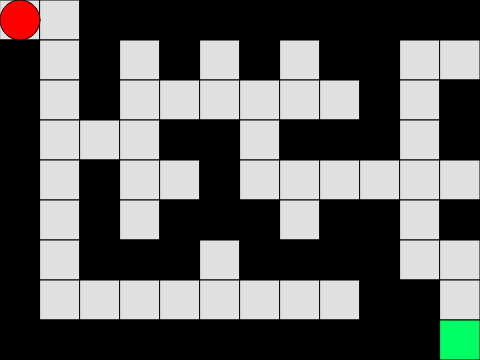
Frame 1 (no input)
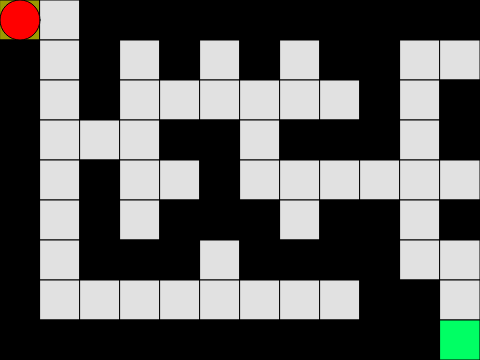
Frame 60 (no input)
Frame 120 (the mouse pressed at the canvas centre since frame 60): identical to frame 60, image omitted

The p5.js sketch that drew these frames (run headless with seeded random() and noise() and a simulated clock; from frame 60 on, the mouse is pressed at the canvas centre):

// p5.js sketch
// ── sketch.js
var maze = [[1, 1, 0, 0, 0, 0, 0, 0, 0, 0, 0, 0], 
 [0, 1, 0, 1, 0, 1, 0, 1, 0, 0, 1, 1], 
 [0, 1, 0, 1, 1, 1, 1, 1, 1, 0, 1, 0], 
 [0, 1, 1, 1, 0, 0, 1, 0, 0, 0, 1, 0],
 [0, 1, 0, 1, 1, 0, 1, 1, 1, 1, 1, 1], 
 [0, 1, 0, 1, 0, 0, 0, 1, 0, 0, 1, 0], 
 [0, 1, 0, 0, 0, 1, 0, 0, 0, 0, 1, 1],
 [0, 1, 1, 1, 1, 1, 1, 1, 1, 0, 0, 1],
 [0, 0, 0, 0, 0, 0, 0, 0, 0, 0, 0, 1]];

var cell_size = 40;
var rows = maze.length ;
var cols = maze[0].length ;
var grid = [];
var ai;
var ai_sz = cell_size;
var neighbour_cells;
var current_cell;
var visited;
function setup(){
	rectMode(CENTER);
	createCanvas(cell_size*cols,rows*cell_size);
	ai = new AI(ai_sz/2,ai_sz/2,ai_sz);

	

	for (let i=0;i<rows;i++){
		for (let j =0;j<cols;j++){
			grid.push(new Grid(j*cell_size+cell_size/2,
                             i*cell_size+cell_size/2,
                             cell_size,maze[i][j]));

		}
	}
	var goal_state = grid[grid.length-1];
	goal_state.col = 4;
	visited = [];

}

function draw(){

	for(var cell of grid){
		cell.show();
	}
	ai.show()
	neighbour_cells = [grid[ai.left],grid[ai.up],
                       grid[ai.right],grid[ai.down]];

	current_cell = grid[ai.location];
	current_cell.visited = true;
    visited.push(current_cell);
}

class Grid{
	constructor(x,y,sz,col){
		this.x = x;
        this.y = y;
        this.sz = sz;
        this.col = col;
        this.visited = false;

		this.show = function(){
			if (this.visited){
				fill(155,155,0);
			}
            
        else{
			if (this.col == 1){
				fill(225);

			}
            else if( this.col == 0){
				fill(0);
			}
            else{
				fill(0,255,100);
			}
		} 
        rect(this.x,this.y,this.sz,this.sz);

		}
	}
}

class AI{
	constructor(x,y,sz){
		this.x = x;
        this.y = y;
        this.sz = sz;

		this.show = function(){
			var xscl = parseInt(this.x/this.sz);
			var yscl = parseInt(this.y/this.sz);
			this.location = index(xscl,yscl);
			//adding neighbours
			this.left = index(xscl-1,yscl);
			this.right = index(xscl+1,yscl);
			this.up = index(xscl,yscl-1);
			this.down = index(xscl,yscl+1);
			fill(255,0,0);
			ellipse(this.x,this.y,this.sz,this.sz);
		}
	}
}
function index(i,j){
	if ((i < 0) || (j<0) || (i>cols-1) || (j>rows-1)){
		return -1;
	}
    return (i + j*cols);
        
}

function keyPressed(){
	if(keyCode == LEFT_ARROW){
		if(ai.x != 25 && neighbour_cells[0].col !=0){
			ai.x += -ai_sz;
		}    
	}
	if (keyCode == UP_ARROW){
		if( ai.y != 25 && neighbour_cells[1].col !=0){
			ai.y += -ai_sz;
		}    
	}

	if (keyCode == RIGHT_ARROW){
		if( ai.x != 575 && neighbour_cells[2].col !=0){
			ai.x += ai_sz;
		}    
	}
	if (keyCode == DOWN_ARROW){
		if( ai.y != 425 && neighbour_cells[3].col !=0){
			ai.y += ai_sz;
		}    
	}
}
